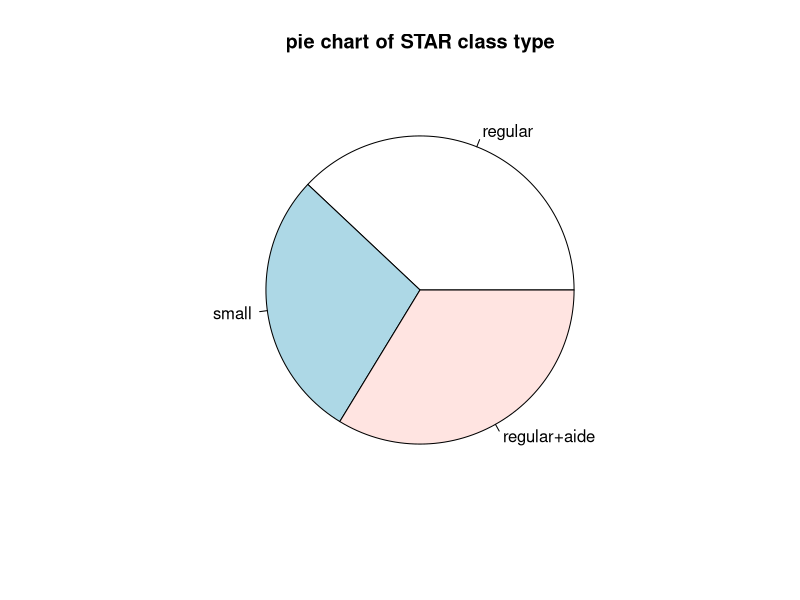
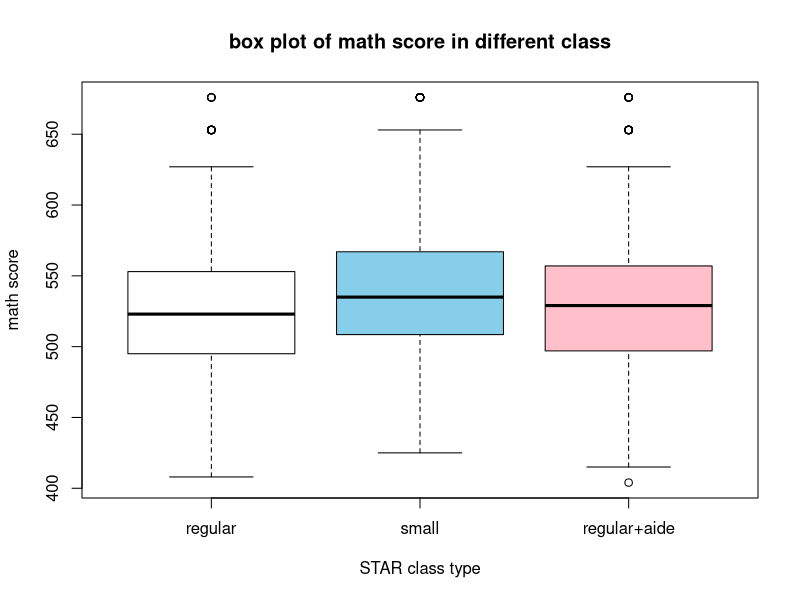

Write R code to recreate these figures, in order.
## ---- chunk 1
knitr::opts_chunk$set(echo = TRUE)
## ---- chunk 2
#install.packages("AER")
library(AER)
data("STAR")
## ---- chunk 3
data <- data.frame(star1 = STAR$star1, math1 = STAR$math1)

sapply(data,class)
sapply(data,summary)
## ---- chunk 4
data.star1.na <- data[is.na(data$star1),]
all(is.na(data.star1.na$math1))
## ---- chunk 5
data_remove_na <- na.omit(data[-is.na(data$star1),])
## ---- chunk 6
pie(table(data_remove_na$star1),main = "pie chart of STAR class type")
tapply(data_remove_na$math1, data_remove_na$star1,summary)
boxplot(data$math1~data$star1,main = "box plot of math score in different class", 
        xlab = "STAR class type", ylab = "math score", col = c("white", "skyblue", "pink"))
